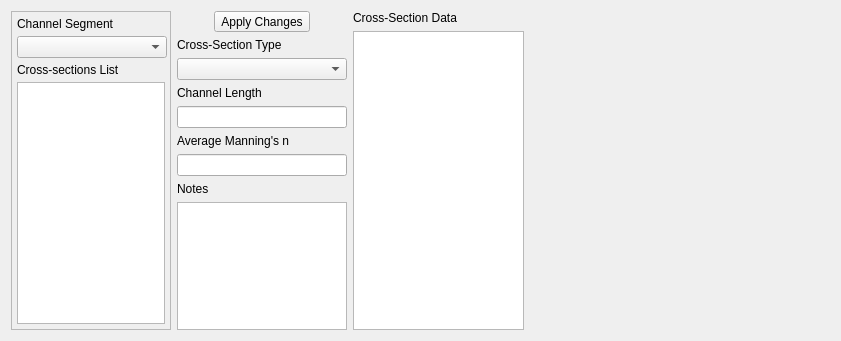
<?xml version="1.0" encoding="UTF-8"?>
<ui version="4.0">
 <class>Dialog</class>
 <widget class="QDialog" name="Dialog">
  <property name="geometry">
   <rect>
    <x>0</x>
    <y>0</y>
    <width>841</width>
    <height>341</height>
   </rect>
  </property>
  <property name="windowTitle">
   <string>Dialog</string>
  </property>
  <layout class="QVBoxLayout" name="verticalLayout">
   <item>
    <layout class="QGridLayout" name="gridLayout">
     <property name="sizeConstraint">
      <enum>QLayout::SetDefaultConstraint</enum>
     </property>
     <property name="bottomMargin">
      <number>0</number>
     </property>
     <item row="0" column="5">
      <layout class="QVBoxLayout" name="plotLayoutRight">
       <property name="rightMargin">
        <number>0</number>
       </property>
       <item>
        <widget class="QWidget" name="plotWidget" native="true">
         <property name="minimumSize">
          <size>
           <width>300</width>
           <height>300</height>
          </size>
         </property>
        </widget>
       </item>
      </layout>
     </item>
     <item row="0" column="2">
      <layout class="QVBoxLayout" name="xsecParamsLayout">
       <property name="rightMargin">
        <number>0</number>
       </property>
       <item>
        <layout class="QHBoxLayout" name="horizontalLayout">
         <property name="bottomMargin">
          <number>0</number>
         </property>
         <item>
          <widget class="QToolButton" name="toolButton">
           <property name="text">
            <string>Apply Changes</string>
           </property>
          </widget>
         </item>
        </layout>
       </item>
       <item>
        <widget class="QLabel" name="label_6">
         <property name="maximumSize">
          <size>
           <width>200</width>
           <height>16777215</height>
          </size>
         </property>
         <property name="text">
          <string>Cross-Section Type</string>
         </property>
        </widget>
       </item>
       <item>
        <widget class="QComboBox" name="xsecTypeCbo">
         <property name="maximumSize">
          <size>
           <width>200</width>
           <height>16777215</height>
          </size>
         </property>
        </widget>
       </item>
       <item>
        <widget class="QLabel" name="label_3">
         <property name="maximumSize">
          <size>
           <width>200</width>
           <height>16777215</height>
          </size>
         </property>
         <property name="text">
          <string>Channel Length</string>
         </property>
        </widget>
       </item>
       <item>
        <widget class="QLineEdit" name="chanLenEdit">
         <property name="maximumSize">
          <size>
           <width>200</width>
           <height>16777215</height>
          </size>
         </property>
        </widget>
       </item>
       <item>
        <widget class="QLabel" name="label_5">
         <property name="maximumSize">
          <size>
           <width>200</width>
           <height>16777215</height>
          </size>
         </property>
         <property name="text">
          <string>Average Manning's n</string>
         </property>
        </widget>
       </item>
       <item>
        <widget class="QLineEdit" name="mannEdit">
         <property name="maximumSize">
          <size>
           <width>200</width>
           <height>16777215</height>
          </size>
         </property>
        </widget>
       </item>
       <item>
        <widget class="QLabel" name="label_4">
         <property name="maximumSize">
          <size>
           <width>200</width>
           <height>16777215</height>
          </size>
         </property>
         <property name="text">
          <string>Notes</string>
         </property>
        </widget>
       </item>
       <item>
        <widget class="QTextEdit" name="notesEdit">
         <property name="maximumSize">
          <size>
           <width>200</width>
           <height>16777215</height>
          </size>
         </property>
        </widget>
       </item>
      </layout>
     </item>
     <item row="0" column="0">
      <widget class="QFrame" name="frame">
       <property name="maximumSize">
        <size>
         <width>160</width>
         <height>16777215</height>
        </size>
       </property>
       <property name="frameShape">
        <enum>QFrame::StyledPanel</enum>
       </property>
       <property name="frameShadow">
        <enum>QFrame::Raised</enum>
       </property>
       <layout class="QVBoxLayout" name="verticalLayout_3">
        <property name="spacing">
         <number>5</number>
        </property>
        <property name="margin">
         <number>5</number>
        </property>
        <item>
         <widget class="QLabel" name="label_2">
          <property name="minimumSize">
           <size>
            <width>150</width>
            <height>0</height>
           </size>
          </property>
          <property name="maximumSize">
           <size>
            <width>150</width>
            <height>16777215</height>
           </size>
          </property>
          <property name="text">
           <string>Channel Segment</string>
          </property>
         </widget>
        </item>
        <item>
         <widget class="QComboBox" name="comboBox">
          <property name="sizePolicy">
           <sizepolicy hsizetype="MinimumExpanding" vsizetype="Fixed">
            <horstretch>0</horstretch>
            <verstretch>0</verstretch>
           </sizepolicy>
          </property>
          <property name="minimumSize">
           <size>
            <width>150</width>
            <height>0</height>
           </size>
          </property>
          <property name="maximumSize">
           <size>
            <width>150</width>
            <height>16777215</height>
           </size>
          </property>
         </widget>
        </item>
        <item>
         <widget class="QLabel" name="label">
          <property name="maximumSize">
           <size>
            <width>150</width>
            <height>16777215</height>
           </size>
          </property>
          <property name="text">
           <string>Cross-sections List</string>
          </property>
         </widget>
        </item>
        <item>
         <widget class="QListView" name="xsecList">
          <property name="maximumSize">
           <size>
            <width>150</width>
            <height>16777215</height>
           </size>
          </property>
         </widget>
        </item>
       </layout>
      </widget>
     </item>
     <item row="0" column="3">
      <layout class="QVBoxLayout" name="verticalLayout_4">
       <property name="rightMargin">
        <number>0</number>
       </property>
       <item>
        <widget class="QLabel" name="label_7">
         <property name="text">
          <string>Cross-Section Data</string>
         </property>
        </widget>
       </item>
       <item>
        <widget class="QTableView" name="xsecDataTView">
         <property name="maximumSize">
          <size>
           <width>200</width>
           <height>16777215</height>
          </size>
         </property>
        </widget>
       </item>
      </layout>
     </item>
    </layout>
   </item>
  </layout>
 </widget>
 <resources/>
 <connections/>
</ui>
